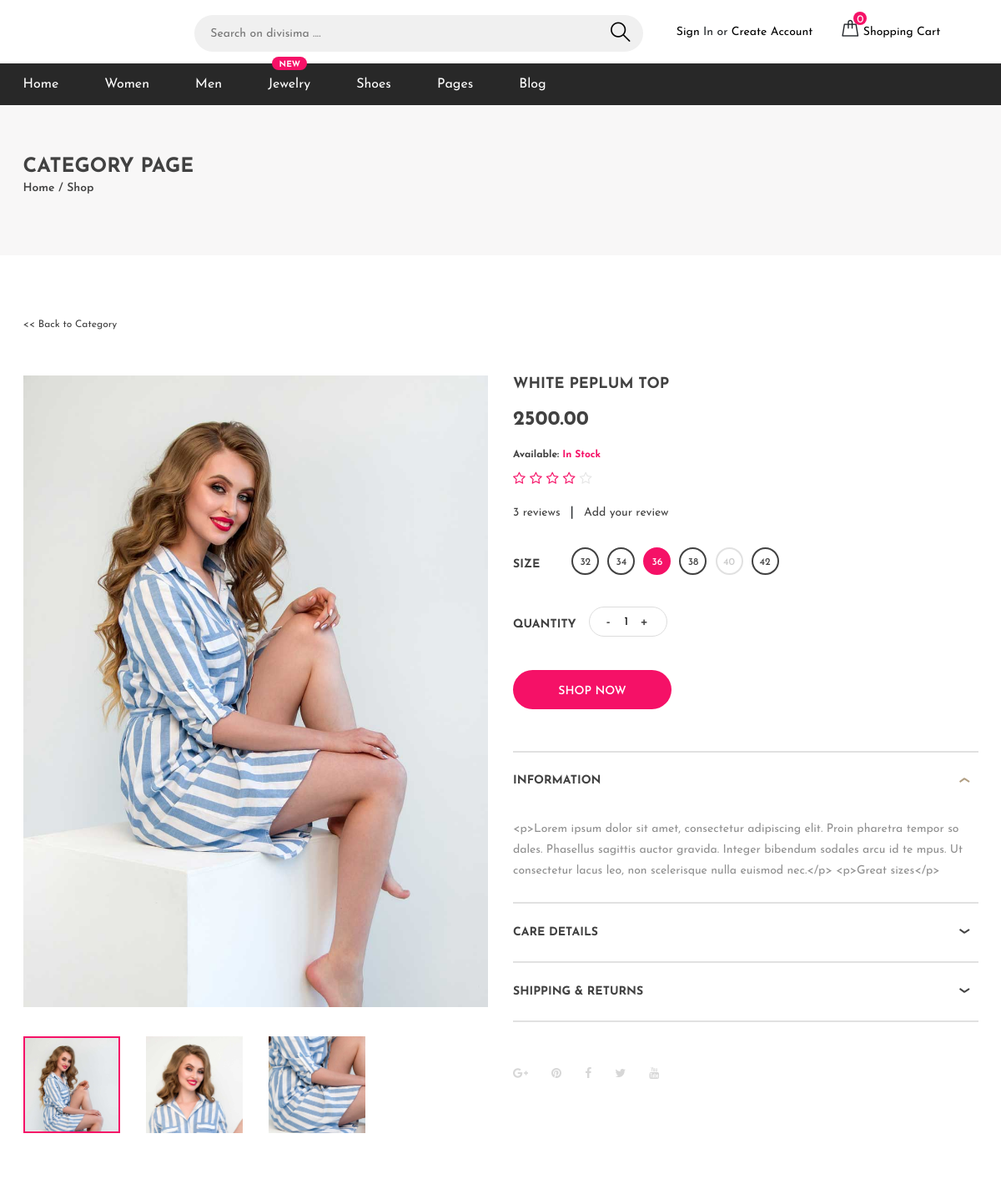
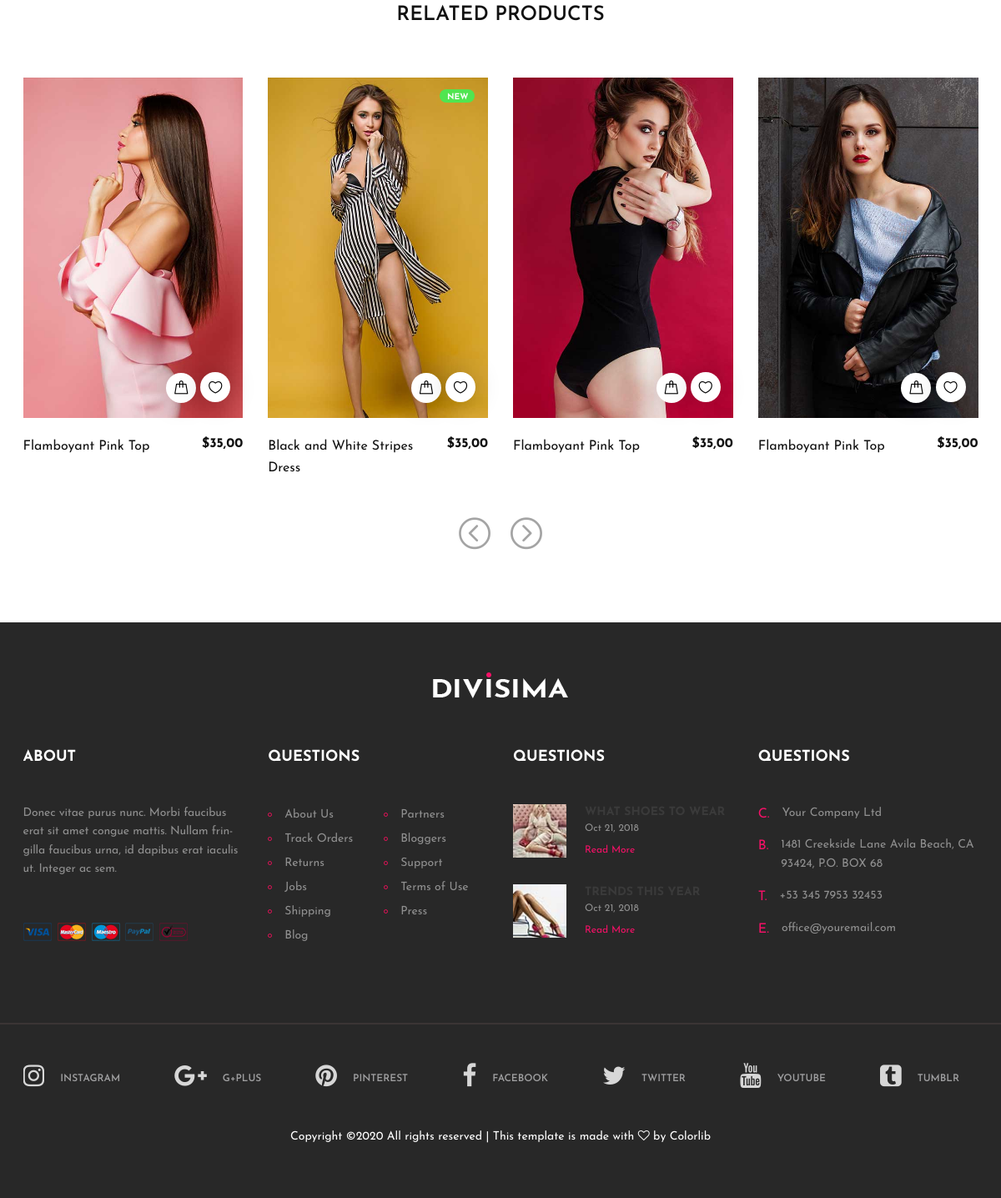
/product/1/, run on the app's committed database (2 pictures, top to bottom).
### products/models.py (models this page shows, shortened)
class AddProduct (models.Model):
    title=models.CharField(max_length=100)
    description=models.TextField()
    price=models.DecimalField(max_digits=10, decimal_places=2)
    updated=models.DateTimeField(auto_now=False, auto_now_add=False)
    image=models.ImageField( height_field=None, width_field=None, max_length=100)
    image2=models.ImageField( height_field=None, width_field=None, max_length=100)
    image3=models.ImageField( height_field=None, width_field=None, max_length=100)
    Clothes = 'Clothes'
    Shoes= 'Shoes'
    CATEGORY_CHOICES = [
        (Clothes, 'Clothes'),
        (Shoes, 'Shoes'),
    ]
    category = models.CharField(
        max_length=50,
        choices=CATEGORY_CHOICES,
        default=Clothes,
    )

### products/views.py (the view)
# urls.py: path('product/<int:id>/', product, name='product'),
def product(request, id):
    obj=AddProduct.objects.get(id=id)
    return render(request,"product.html",{"object1":obj})

### templates/product.html (shortened to what this page needs)
<!DOCTYPE html>
<html lang="zxx">
<head>
{% load static %}
	<link rel="stylesheet" href="{% static 'css/bootstrap.min.css' %}"/>
	<link rel="stylesheet" href="{% static 'css/font-awesome.min.css' %}"/>
	<link rel="stylesheet" href="{% static 'css/flaticon.css' %}"/>
	<link rel="stylesheet" href="{% static 'css/slicknav.min.css' %}"/>
	<link rel="stylesheet" href="{% static 'css/jquery-ui.min.css' %}"/>
	<link rel="stylesheet" href="{% static 'css/owl.carousel.min.css' %}"/>
	<link rel="stylesheet" href="{% static 'css/animate.css' %}"/>
	<link rel="stylesheet" href="{%  static 'css/style.css' %}" />
</head>
<body>
	<header class="header-section">
		<div class="header-top">
			<div class="container">
				<div class="row">
					<div class="col-lg-2 text-center text-lg-left">
					</div>
					<div class="col-xl-6 col-lg-5">
						<form class="header-search-form">
							<input type="text" placeholder="Search on divisima ....">
							<button><i class="flaticon-search"></i></button>
						</form>
					</div>
					<div class="col-xl-4 col-lg-5">
						<div class="user-panel">
							<div class="up-item">
								{% if user.is_authenticated %}
										<i class="flaticon-profile">	<h6>Welcome {{ user.username }} </h6></i>
										{% else %}
								<a href="#">Sign</a> In or <a href="#">Create Account</a>
										{%endif%}
							</div>
							<div class="up-item">
								<div class="shopping-card">
									<i class="flaticon-bag"></i>
									<span>0</span>
								</div>
								<a href="#">Shopping Cart</a>
							</div>
						</div>
					</div>
				</div>
			</div>
		</div>
		<nav class="main-navbar">
			<div class="container">
				<ul class="main-menu">
					<li><a href="#">Home</a></li>
					<li><a href="#">Women</a></li>
					<li><a href="#">Men</a></li>
					<li><a href="#">Jewelry
						<span class="new">New</span>
					</a></li>
					<li><a href="#">Shoes</a>
					</li>
					<li><a href="#">Pages</a>
					</li>
					<li><a href="#">Blog</a></li>
				</ul>
			</div>
		</nav>
	</header>
	<div class="page-top-info">
		<div class="container">
			<h4>Category PAge</h4>
			<div class="site-pagination">
				<a href="">Home</a> /
				<a href="">Shop</a>
			</div>
		</div>
	</div>
	<section class="product-section">
		<div class="container">
			<div class="back-link">
				<a href="./category.html"> &lt;&lt; Back to Category</a>
			</div>
			<div class="row">
				<div class="col-lg-6">
					<div class="product-pic-zoom">
						<img class="product-big-img" src="{{object1.image.url}}" alt="">
					</div>
					<div class="product-thumbs" tabindex="1" style="overflow: hidden; outline: none;">
						<div class="product-thumbs-track">
							<div class="pt active" data-imgbigurl="{{object1.image.url}}"><img src="{{object1.image.url}}" alt=""></div>
							<div class="pt" data-imgbigurl="{{object1.image2.url}}"><img src="{{object1.image2.url}}" alt=""></div>
							<div class="pt" data-imgbigurl="{{object1.image3.url}}"><img src="{{object1.image3.url}}" alt=""></div>
							<div class="pt" data-imgbigurl="img/single-product/4.jpg"></div>
						</div>
					</div>
				</div>
				<div class="col-lg-6 product-details">
					<h2 class="p-title">{{object1.title}}</h2>
					<h3 class="p-price">{{object1.price}}</h3>
					<h4 class="p-stock">Available: <span>In Stock</span></h4>
					<div class="p-rating">
						<i class="fa fa-star-o"></i>
						<i class="fa fa-star-o"></i>
						<i class="fa fa-star-o"></i>
						<i class="fa fa-star-o"></i>
						<i class="fa fa-star-o fa-fade"></i>
					</div>
					<div class="p-review">
						<a href="">3 reviews</a>|<a href="">Add your review</a>
					</div>
					<div class="fw-size-choose">
						<p>Size</p>
						<div class="sc-item">
							<label for="xs-size">32</label>
						</div>
						<div class="sc-item">
							<label for="s-size">34</label>
						</div>
						<div class="sc-item">
							<label for="m-size">36</label>
						</div>
						<div class="sc-item">
							<label for="l-size">38</label>
						</div>
						<div class="sc-item disable">
							<label for="xl-size">40</label>
						</div>
						<div class="sc-item">
							<label for="xxl-size">42</label>
						</div>
					</div>
					<div class="quantity">
						<p>Quantity</p>
                        <div class="pro-qty"><input type="text" value="1"></div>
                    </div>
					<a href="#" class="site-btn">SHOP NOW</a>
					<div id="accordion" class="accordion-area">
						<div class="panel">
							<div class="panel-header" id="headingOne">
								<button class="panel-link active" data-toggle="collapse" data-target="#collapse1" aria-expanded="true" aria-controls="collapse1">information</button>
							</div>
							<div id="collapse1" class="collapse show" aria-labelledby="headingOne" data-parent="#accordion">
								<div class="panel-body">
								<p>{{object1.description}}</p>
								</div>
							</div>
						</div>
						<div class="panel">
							<div class="panel-header" id="headingTwo">
								<button class="panel-link" data-toggle="collapse" data-target="#collapse2" aria-expanded="false" aria-controls="collapse2">care details </button>
							</div>
						</div>
						<div class="panel">
							<div class="panel-header" id="headingThree">
								<button class="panel-link" data-toggle="collapse" data-target="#collapse3" aria-expanded="false" aria-controls="collapse3">shipping & Returns</button>
							</div>
						</div>
					</div>
					<div class="social-sharing">
						<a href=""><i class="fa fa-google-plus"></i></a>
						<a href=""><i class="fa fa-pinterest"></i></a>
						<a href=""><i class="fa fa-facebook"></i></a>
						<a href=""><i class="fa fa-twitter"></i></a>
						<a href=""><i class="fa fa-youtube"></i></a>
					</div>
				</div>
			</div>
		</div>
	</section>
	<section class="related-product-section">
		<div class="container">
			<div class="section-title">
				<h2>RELATED PRODUCTS</h2>
			</div>
			<div class="product-slider owl-carousel">
				<div class="product-item">
					<div class="pi-pic">
						<img src="./img/product/1.jpg" alt="">
						<div class="pi-links">
							<a href="#" class="add-card"><i class="flaticon-bag"></i><span>ADD TO CART</span></a>
							<a href="#" class="wishlist-btn"><i class="flaticon-heart"></i></a>
						</div>
					</div>
					<div class="pi-text">
						<h6>$35,00</h6>
						<p>Flamboyant Pink Top </p>
					</div>
				</div>
				<div class="product-item">
					<div class="pi-pic">
						<div class="tag-new">New</div>
						<img src="./img/product/2.jpg" alt="">
						<div class="pi-links">
							<a href="#" class="add-card"><i class="flaticon-bag"></i><span>ADD TO CART</span></a>
							<a href="#" class="wishlist-btn"><i class="flaticon-heart"></i></a>
						</div>
					</div>
					<div class="pi-text">
						<h6>$35,00</h6>
						<p>Black and White Stripes Dress</p>
					</div>
				</div>
				<div class="product-item">
					<div class="pi-pic">
						<img src="./img/product/3.jpg" alt="">
						<div class="pi-links">
							<a href="#" class="add-card"><i class="flaticon-bag"></i><span>ADD TO CART</span></a>
							<a href="#" class="wishlist-btn"><i class="flaticon-heart"></i></a>
						</div>
					</div>
					<div class="pi-text">
						<h6>$35,00</h6>
						<p>Flamboyant Pink Top </p>
					</div>
				</div>
				<div class="product-item">
						<div class="pi-pic">
							<img src="./img/product/4.jpg" alt="">
							<div class="pi-links">
								<a href="#" class="add-card"><i class="flaticon-bag"></i><span>ADD TO CART</span></a>
								<a href="#" class="wishlist-btn"><i class="flaticon-heart"></i></a>
							</div>
						</div>
						<div class="pi-text">
							<h6>$35,00</h6>
							<p>Flamboyant Pink Top </p>
						</div>
					</div>
			</div>
		</div>
	</section>
	<section class="footer-section">
		<div class="container">
			<div class="footer-logo text-center">
				<a href="index.html"><img src="./img/logo-light.png" alt=""></a>
			</div>
			<div class="row">
				<div class="col-lg-3 col-sm-6">
					<div class="footer-widget about-widget">
						<h2>About</h2>
						<p>Donec vitae purus nunc. Morbi faucibus erat sit amet congue mattis. Nullam frin-gilla faucibus urna, id dapibus erat iaculis ut. Integer ac sem.</p>
						<img src="img/cards.png" alt="">
					</div>
				</div>
				<div class="col-lg-3 col-sm-6">
					<div class="footer-widget about-widget">
						<h2>Questions</h2>
						<ul>
							<li><a href="">About Us</a></li>
							<li><a href="">Track Orders</a></li>
							<li><a href="">Returns</a></li>
							<li><a href="">Jobs</a></li>
							<li><a href="">Shipping</a></li>
							<li><a href="">Blog</a></li>
						</ul>
						<ul>
							<li><a href="">Partners</a></li>
							<li><a href="">Bloggers</a></li>
							<li><a href="">Support</a></li>
							<li><a href="">Terms of Use</a></li>
							<li><a href="">Press</a></li>
						</ul>
					</div>
				</div>
				<div class="col-lg-3 col-sm-6">
					<div class="footer-widget about-widget">
						<h2>Questions</h2>
						<div class="fw-latest-post-widget">
							<div class="lp-item">
								<div class="lp-thumb set-bg" data-setbg="img/blog-thumbs/1.jpg"></div>
								<div class="lp-content">
									<h6>what shoes to wear</h6>
									<span>Oct 21, 2018</span>
									<a href="#" class="readmore">Read More</a>
								</div>
							</div>
							<div class="lp-item">
								<div class="lp-thumb set-bg" data-setbg="img/blog-thumbs/2.jpg"></div>
								<div class="lp-content">
									<h6>trends this year</h6>
									<span>Oct 21, 2018</span>
									<a href="#" class="readmore">Read More</a>
								</div>
							</div>
						</div>
					</div>
				</div>
				<div class="col-lg-3 col-sm-6">
					<div class="footer-widget contact-widget">
						<h2>Questions</h2>
						<div class="con-info">
							<span>C.</span>
							<p>Your Company Ltd </p>
						</div>
						<div class="con-info">
							<span>B.</span>
							<p>1481 Creekside Lane  Avila Beach, CA 93424, P.O. BOX 68 </p>
						</div>
						<div class="con-info">
							<span>T.</span>
							<p>+53 345 7953 32453</p>
						</div>
						<div class="con-info">
							<span>E.</span>
							<p>office@youremail.com</p>
						</div>
					</div>
				</div>
			</div>
		</div>
		<div class="social-links-warp">
			<div class="container">
				<div class="social-links">
					<a href="" class="instagram"><i class="fa fa-instagram"></i><span>instagram</span></a>
					<a href="" class="google-plus"><i class="fa fa-google-plus"></i><span>g+plus</span></a>
					<a href="" class="pinterest"><i class="fa fa-pinterest"></i><span>pinterest</span></a>
					<a href="" class="facebook"><i class="fa fa-facebook"></i><span>facebook</span></a>
					<a href="" class="twitter"><i class="fa fa-twitter"></i><span>twitter</span></a>
					<a href="" class="youtube"><i class="fa fa-youtube"></i><span>youtube</span></a>
					<a href="" class="tumblr"><i class="fa fa-tumblr-square"></i><span>tumblr</span></a>
				</div>
<p class="text-white text-center mt-5">Copyright &copy;<script>document.write(new Date().getFullYear());</script> All rights reserved | This template is made with <i class="fa fa-heart-o" aria-hidden="true"></i> by <a href="https://colorlib.com" target="_blank">Colorlib</a></p>
			</div>
		</div>
	</section>
	</body>
</html>

### data on the page
AddProduct: image (picture), image2 (picture), image3 (picture), title "WHITE PEPLUM TOP", price "2500.00", description "<p>Lorem ipsum dolor sit amet, consectetur adipiscing elit. Proin pharetra tempor so dales. Phasellus sagittis auctor gravida. Integer bibendum sodales arcu id te mpus. Ut consectetur lacus leo, non scelerisque nulla euismod nec.</p> <p>Great sizes</p>"
